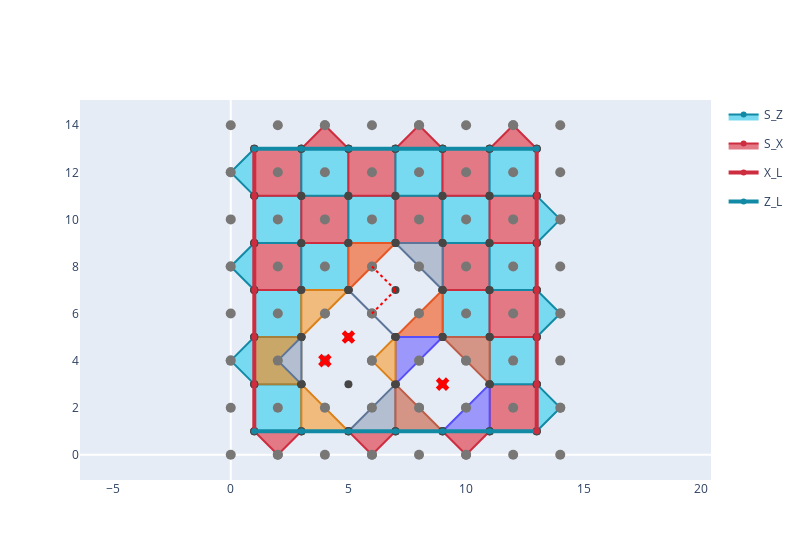
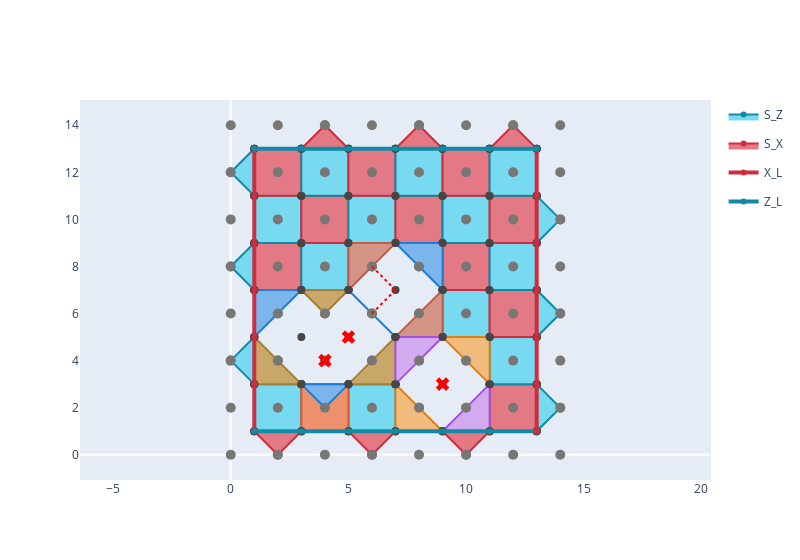

The notebook cell these images were saved under, in order:
### Code cell
# First we define the undamaged patch
undamaged_patch = RotatedSurfaceCode(7)

# Second we define the defects in the patch
ancilla_defects = set([Pos(4, 4)])
data_defects = set([Pos(9, 3), Pos(5, 5)])
link_defects = set([(Pos(6, 6), Pos(7, 7)), (Pos(6, 8), Pos(7, 7))])

# Produce some damaged patches
_, damaged_patches = DefectiveSurfaceCode.make_defective_patches(
    undamaged_patch,
    ancilla_defects,
    data_defects,
    link_defects,
    repurpose_ancillas=True,
    add_padding=True,
    first_super_type=PauliT.X,
)
for patch in damaged_patches:
    print(f"(horizontal, vertical distance) = {patch.effective_distance}")

# Plot the outputs.
figs = [plot(damaged_patch) for damaged_patch in damaged_patches]
for fig in figs:
    fig.show()
